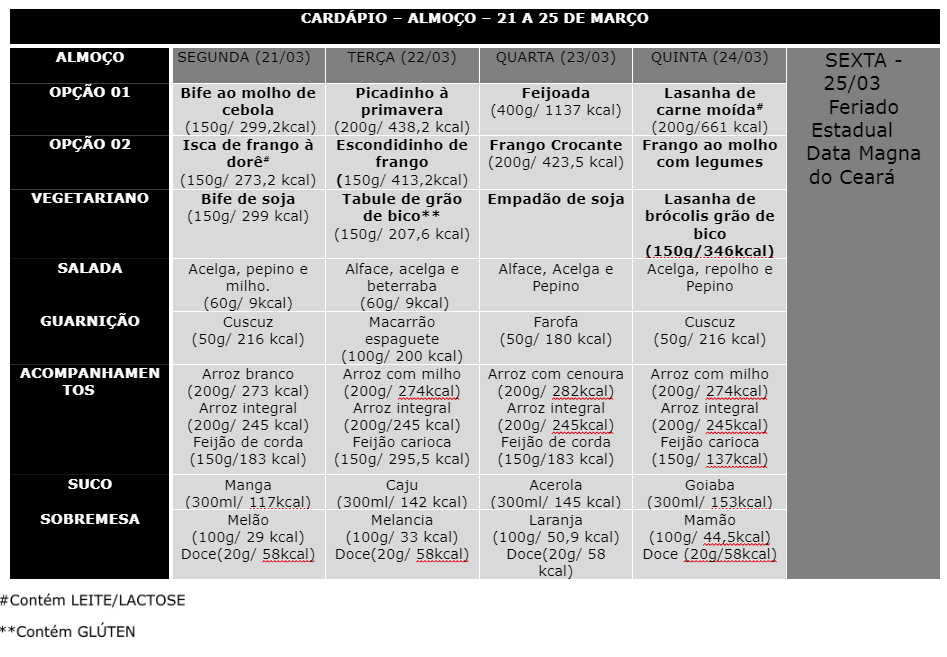
#> input picture cardapio-almoco.png, 947 x 657 px
$ python test.py
#> lines starting #> are read from the running program, lines starting #| are printed output that depends on the picture; after the words box and inside, x2 and y2 are one past the last pixel; in counts of white or black regions, pixels touching at a corner belong together
### utils.py
import cv2

def showImg(img):
    cv2.imshow('img', img)
    cv2.waitKey(0)
    cv2.destroyAllWindows()


# [9 lines left out: functions x_cord_contour, y_cord_contour, not called in this run]

### test.py
# Import required packages
import cv2
import pytesseract
import imutils
import utils

# Mention the installed location of Tesseract-OCR in your system
pytesseract.pytesseract.tesseract_cmd = 'C:/cygwin64/bin/tesseract.exe'

# Read image from which text needs to be extracted
img = cv2.imread("cardapio-almoco.png")
#> img is the input picture: shape (657, 947, 3); mean B, G, R 160.6, 160.5, 160.9

# Preprocessing the image starts

# Convert the image to gray scale
gray = cv2.cvtColor(img, cv2.COLOR_RGB2GRAY)


# Performing OTSU threshold
ret, thresh1 = cv2.threshold(gray, 0, 255, cv2.THRESH_OTSU | cv2.THRESH_BINARY_INV)
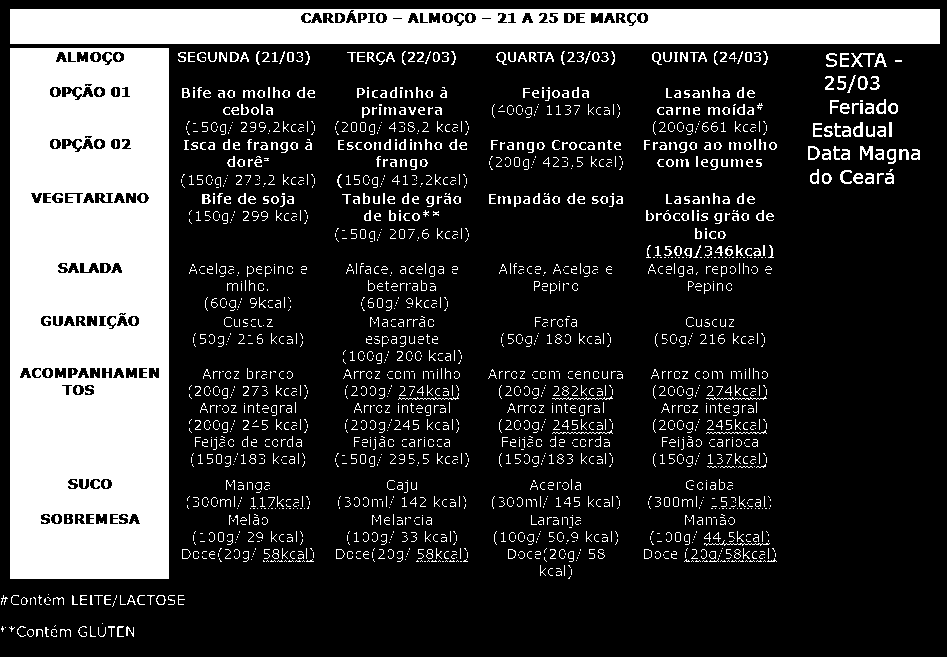
#> thresh1: shape (657, 947); 22.3% white; 2057 white regions (1467 under 20 px), largest, box (x1, y1, x2, y2) and area: (10, 48, 169, 579) 79189, (10, 9, 940, 44) 30713, (851, 53, 875, 67) 117
#> ret = 106
utils.showImg(thresh1)

# Specify structure shape and kernel size.
# Kernel size increases or decreases the area
# of the rectangle to be detected.
# A smaller value like (10, 10) will detect
# each word instead of a sentence.
rect_kernel = cv2.getStructuringElement(cv2.MORPH_RECT, (10, 10))

# Applying dilation on the threshold image
dilation = cv2.dilate(thresh1, rect_kernel, iterations = 1)
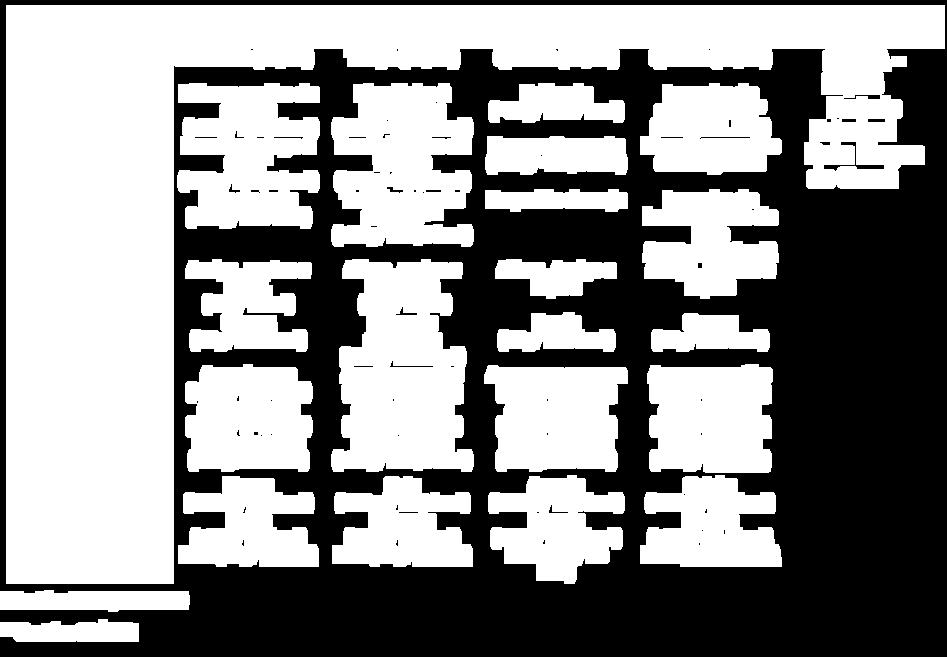
#> dilation: shape (657, 947); 54.8% white; 69 black regions (51 under 20 px)
utils.showImg(dilation)

# Finding contours
contours, hierarchy = cv2.findContours(dilation, cv2.RETR_EXTERNAL,
                                                 cv2.CHAIN_APPROX_NONE)
#> contours = 22 contours; largest, box (x1, y1, x2, y2) and area: (6, 5, 945, 584) 150818, (331, 259, 474, 472) 22478, (331, 83, 474, 247) 18024, (177, 83, 320, 229) 15852, (484, 365, 628, 472) 12476


# A text file is created and flushed
file = open("recognized.txt", "w+", encoding="utf-8")
file.write("")

#> (the run stopped early here; a loop or call above may not have finished)
